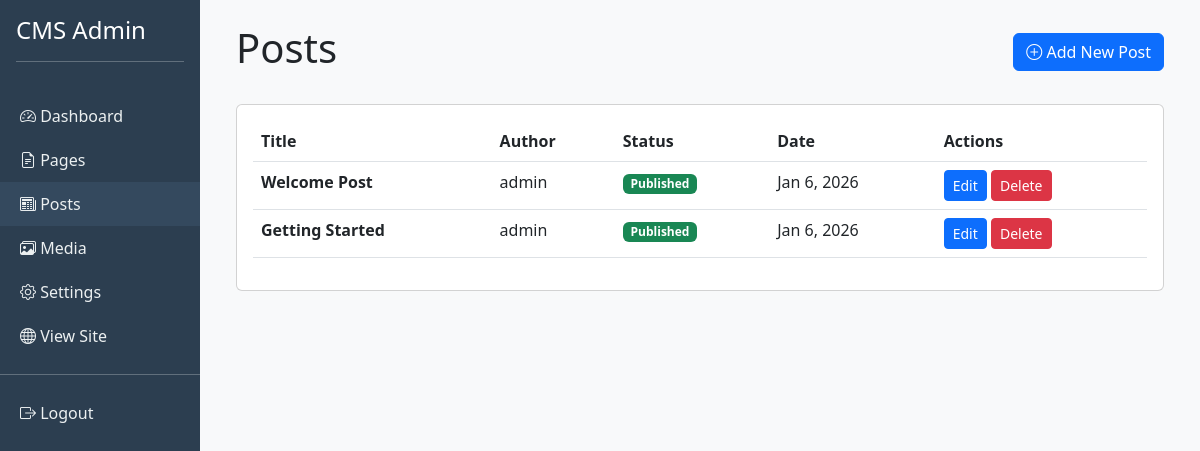
The page /admin_side/posts.php (signed in) on the database its author committed.
### tables this page shows
CREATE TABLE IF NOT EXISTS posts (
    id INT AUTO_INCREMENT PRIMARY KEY,
    title VARCHAR(200) NOT NULL,
    slug VARCHAR(200) UNIQUE NOT NULL,
    content TEXT,
    excerpt TEXT,
    featured_image VARCHAR(500),
    author_id INT,
    is_published BOOLEAN DEFAULT 1,
    created_at TIMESTAMP DEFAULT CURRENT_TIMESTAMP,
    updated_at TIMESTAMP DEFAULT CURRENT_TIMESTAMP ON UPDATE CURRENT_TIMESTAMP,
    FOREIGN KEY (author_id) REFERENCES admins(id)
);

### admin_side/posts.php (the view, shortened to what this page needs)
<?php
$conn = getDBConnection();
$posts = $conn->query("SELECT p.*, a.username as author FROM posts p LEFT JOIN admins a ON p.author_id = a.id ORDER BY p.created_at DESC");
?>
<!DOCTYPE html>
<html lang="en">
<head>
    <link href="https://cdn.jsdelivr.net/npm/bootstrap@5.3.0/dist/css/bootstrap.min.css" rel="stylesheet">
    <link rel="stylesheet" href="https://cdn.jsdelivr.net/npm/bootstrap-icons@1.11.0/font/bootstrap-icons.css">
</head>
<body>
    <div class="container-fluid">
        <div class="row">
            <div class="col-md-2 px-0 sidebar">
                <div class="p-3">
                    <h4>CMS Admin</h4>
                    <hr>
                </div>
                <nav>
                    <a href="index.php"><i class="bi bi-speedometer2"></i> Dashboard</a>
                    <a href="pages.php"><i class="bi bi-file-earmark-text"></i> Pages</a>
                    <a href="posts.php" class="active"><i class="bi bi-newspaper"></i> Posts</a>
                    <a href="media.php"><i class="bi bi-images"></i> Media</a>
                    <a href="settings.php"><i class="bi bi-gear"></i> Settings</a>
                    <a href="../public/index.php" target="_blank"><i class="bi bi-globe"></i> View Site</a>
                    <hr>
                    <a href="logout.php"><i class="bi bi-box-arrow-right"></i> Logout</a>
                </nav>
            </div>
            <div class="col-md-10">
                <div class="p-4">
                    <div class="d-flex justify-content-between align-items-center mb-4">
                        <h1>Posts</h1>
                        <a href="edit_post.php" class="btn btn-primary">
                            <i class="bi bi-plus-circle"></i> Add New Post
                        </a>
                    </div>
                    <div class="card">
                        <div class="card-body">
                            <table class="table">
                                <thead>
                                    <tr>
                                        <th>Title</th>
                                        <th>Author</th>
                                        <th>Status</th>
                                        <th>Date</th>
                                        <th>Actions</th>
                                    </tr>
                                </thead>
                                <tbody>
                                    <?php while ($post = $posts->fetch_assoc()): ?>
                                    <tr>
                                        <td><strong><?php echo htmlspecialchars($post['title']); ?></strong></td>
                                        <td><?php echo htmlspecialchars($post['author']); ?></td>
                                        <td>
                                            <span class="badge bg-<?php echo $post['is_published'] ? 'success' : 'secondary'; ?>">
                                                <?php echo $post['is_published'] ? 'Published' : 'Draft'; ?>
                                            </span>
                                        </td>
                                        <td><?php echo date('M j, Y', strtotime($post['created_at'])); ?></td>
                                        <td>
                                            <a href="edit_post.php?id=<?php echo $post['id']; ?>" class="btn btn-sm btn-primary">Edit</a>
                                            <a href="posts.php?delete=<?php echo $post['id']; ?>" class="btn btn-sm btn-danger" onclick="return confirm('Are you sure?')">Delete</a>
                                        </td>
                                    </tr>
                                    <?php endwhile; ?>
                                </tbody>
                            </table>
                        </div>
                    </div>
                </div>
            </div>
        </div>
    </div>
</body>
</html>

### admin_side/posts.php (style rules this page uses)
body { background-color: #f8f9fa; }
.sidebar { background-color: #2c3e50; min-height: 100vh; color: white; }
.sidebar a { color: #ecf0f1; text-decoration: none; padding: 10px 20px; display: block; transition: background 0.3s; }
.sidebar a:hover, .sidebar a.active { background-color: #34495e; }

### rows shown on the page
posts: title "Welcome Post", author.username "admin", is_published "Published", created_at "Jan 6, 2026"
posts: title "Getting Started", author.username "admin", is_published "Published", created_at "Jan 6, 2026"
